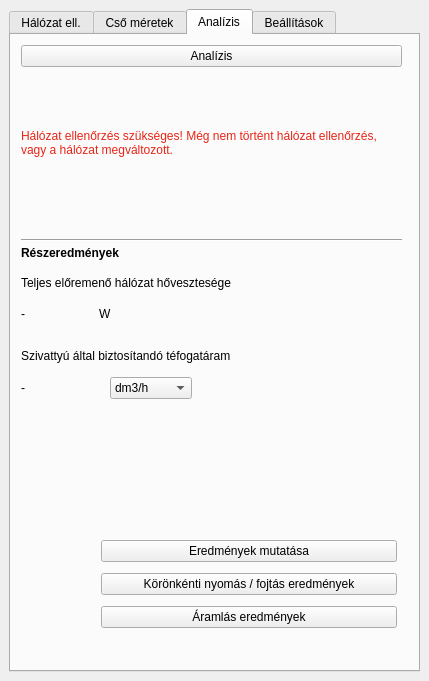
<?xml version="1.0" encoding="UTF-8"?>
<ui version="4.0">
 <class>HmvWidget</class>
 <widget class="QDockWidget" name="HmvWidget">
  <property name="geometry">
   <rect>
    <x>0</x>
    <y>0</y>
    <width>429</width>
    <height>681</height>
   </rect>
  </property>
  <property name="windowTitle">
   <string>HMV Meretezes</string>
  </property>
  <widget class="QWidget" name="dockWidgetContents">
   <layout class="QVBoxLayout" name="verticalLayout_2">
    <item>
     <widget class="QTabWidget" name="tabs_Wdg">
      <property name="tabShape">
       <enum>QTabWidget::Rounded</enum>
      </property>
      <property name="currentIndex">
       <number>2</number>
      </property>
      <widget class="QWidget" name="networkVal_tab">
       <attribute name="title">
        <string>Hálózat ell.</string>
       </attribute>
       <widget class="QWidget" name="layoutWidget">
        <property name="geometry">
         <rect>
          <x>0</x>
          <y>10</y>
          <width>341</width>
          <height>491</height>
         </rect>
        </property>
        <layout class="QVBoxLayout" name="verticalLayout">
         <item>
          <widget class="QPushButton" name="validateStart_btn">
           <property name="text">
            <string>Hálózat ellenőrzés</string>
           </property>
          </widget>
         </item>
         <item>
          <layout class="QHBoxLayout" name="horizontalLayout">
           <item>
            <widget class="QLabel" name="checkStatus_label">
             <property name="text">
              <string>Státusz:</string>
             </property>
            </widget>
           </item>
           <item>
            <widget class="QLabel" name="checkStatusValue_label">
             <property name="text">
              <string>Nem Ellenőrzött</string>
             </property>
            </widget>
           </item>
          </layout>
         </item>
         <item>
          <layout class="QHBoxLayout" name="horizontalLayout_2">
           <item>
            <widget class="QLabel" name="numberOfElements_label">
             <property name="text">
              <string>Összes elem száma:</string>
             </property>
            </widget>
           </item>
           <item>
            <widget class="QLabel" name="numberOfElementsValue_label">
             <property name="text">
              <string>0</string>
             </property>
            </widget>
           </item>
          </layout>
         </item>
         <item>
          <layout class="QHBoxLayout" name="horizontalLayout_3">
           <item>
            <widget class="QLabel" name="numberOfErrElements_label">
             <property name="text">
              <string>Hibás elemek száma:</string>
             </property>
            </widget>
           </item>
           <item>
            <widget class="QLabel" name="numberOfErrElementsValue_label">
             <property name="text">
              <string>0</string>
             </property>
            </widget>
           </item>
          </layout>
         </item>
         <item>
          <widget class="QLabel" name="errElementsList_label">
           <property name="text">
            <string>Hibás elemek (csatlakozás nem megfelelő)</string>
           </property>
          </widget>
         </item>
         <item>
          <widget class="QTableView" name="errElements_table"/>
         </item>
        </layout>
       </widget>
      </widget>
      <widget class="QWidget" name="pipeSize_tab">
       <attribute name="title">
        <string>Cső méretek</string>
       </attribute>
       <widget class="QWidget" name="layoutWidget">
        <property name="geometry">
         <rect>
          <x>0</x>
          <y>0</y>
          <width>331</width>
          <height>501</height>
         </rect>
        </property>
        <layout class="QVBoxLayout" name="sizeListBlock">
         <item>
          <layout class="QHBoxLayout" name="addRemoveButtons">
           <item>
            <widget class="QPushButton" name="addSize_btn">
             <property name="text">
              <string>+</string>
             </property>
            </widget>
           </item>
           <item>
            <widget class="QPushButton" name="removeSize_btn">
             <property name="text">
              <string>-</string>
             </property>
            </widget>
           </item>
           <item>
            <widget class="QLabel" name="label">
             <property name="text">
              <string>Méret hozzáadása:</string>
             </property>
            </widget>
           </item>
           <item>
            <widget class="QLineEdit" name="insertSize_txtField"/>
           </item>
          </layout>
         </item>
         <item>
          <widget class="QListView" name="sizeList"/>
         </item>
        </layout>
       </widget>
      </widget>
      <widget class="QWidget" name="analyze_tab">
       <attribute name="title">
        <string>Analízis</string>
       </attribute>
       <widget class="QLabel" name="label_2">
        <property name="geometry">
         <rect>
          <x>10</x>
          <y>210</y>
          <width>121</width>
          <height>16</height>
         </rect>
        </property>
        <property name="font">
         <font>
          <weight>75</weight>
          <bold>true</bold>
         </font>
        </property>
        <property name="text">
         <string>Részeredmények</string>
        </property>
       </widget>
       <widget class="QLabel" name="label_3">
        <property name="geometry">
         <rect>
          <x>10</x>
          <y>310</y>
          <width>261</width>
          <height>21</height>
         </rect>
        </property>
        <property name="text">
         <string>Szivattyú által biztosítandó téfogatáram</string>
        </property>
       </widget>
       <widget class="Line" name="line">
        <property name="geometry">
         <rect>
          <x>10</x>
          <y>195</y>
          <width>381</width>
          <height>21</height>
         </rect>
        </property>
        <property name="orientation">
         <enum>Qt::Horizontal</enum>
        </property>
       </widget>
       <widget class="QLabel" name="label_10">
        <property name="geometry">
         <rect>
          <x>10</x>
          <y>240</y>
          <width>251</width>
          <height>16</height>
         </rect>
        </property>
        <property name="text">
         <string>Teljes előremenő hálózat hővesztesége</string>
        </property>
       </widget>
       <widget class="QWidget" name="layoutWidget">
        <property name="geometry">
         <rect>
          <x>10</x>
          <y>10</y>
          <width>381</width>
          <height>168</height>
         </rect>
        </property>
        <layout class="QVBoxLayout" name="verticalLayout_3">
         <item>
          <widget class="QPushButton" name="theAnalysis_btn">
           <property name="text">
            <string>Analízis</string>
           </property>
          </widget>
         </item>
         <item>
          <widget class="QLabel" name="verifyNotification_lbl">
           <property name="enabled">
            <bool>true</bool>
           </property>
           <property name="text">
            <string>&lt;html&gt;&lt;head/&gt;&lt;body&gt;&lt;p&gt;&lt;span style=&quot; color:#e82517;&quot;&gt;Hálózat ellenőrzés szükséges! Még nem történt hálózat ellenőrzés, vagy a hálózat megváltozott.&lt;/span&gt;&lt;/p&gt;&lt;/body&gt;&lt;/html&gt;</string>
           </property>
           <property name="wordWrap">
            <bool>true</bool>
           </property>
          </widget>
         </item>
        </layout>
       </widget>
       <widget class="QWidget" name="layoutWidget">
        <property name="geometry">
         <rect>
          <x>10</x>
          <y>340</y>
          <width>171</width>
          <height>26</height>
         </rect>
        </property>
        <layout class="QHBoxLayout" name="horizontalLayout_8">
         <item>
          <widget class="QLabel" name="circFlow_label">
           <property name="text">
            <string>-</string>
           </property>
          </widget>
         </item>
         <item>
          <widget class="QComboBox" name="circFlow_combo">
           <item>
            <property name="text">
             <string>dm3/h</string>
            </property>
           </item>
           <item>
            <property name="text">
             <string>m3/sec</string>
            </property>
           </item>
          </widget>
         </item>
        </layout>
       </widget>
       <widget class="QWidget" name="layoutWidget">
        <property name="geometry">
         <rect>
          <x>10</x>
          <y>270</y>
          <width>91</width>
          <height>18</height>
         </rect>
        </property>
        <layout class="QHBoxLayout" name="horizontalLayout_9">
         <item>
          <widget class="QLabel" name="totalHeatloss_label">
           <property name="sizePolicy">
            <sizepolicy hsizetype="Expanding" vsizetype="Preferred">
             <horstretch>0</horstretch>
             <verstretch>0</verstretch>
            </sizepolicy>
           </property>
           <property name="text">
            <string>-</string>
           </property>
          </widget>
         </item>
         <item>
          <widget class="QLabel" name="label_12">
           <property name="text">
            <string>W</string>
           </property>
          </widget>
         </item>
        </layout>
       </widget>
       <widget class="QWidget" name="verticalLayoutWidget">
        <property name="geometry">
         <rect>
          <x>90</x>
          <y>500</y>
          <width>296</width>
          <height>100</height>
         </rect>
        </property>
        <layout class="QVBoxLayout" name="verticalLayout_5">
         <item>
          <widget class="QPushButton" name="showResults_btn">
           <property name="text">
            <string>Eredmények mutatása</string>
           </property>
          </widget>
         </item>
         <item>
          <widget class="QPushButton" name="showPressureResults_btn">
           <property name="text">
            <string>Körönkénti nyomás / fojtás eredmények</string>
           </property>
          </widget>
         </item>
         <item>
          <widget class="QPushButton" name="showPipeFlowChart_btn">
           <property name="text">
            <string>Áramlás eredmények</string>
           </property>
          </widget>
         </item>
        </layout>
       </widget>
      </widget>
      <widget class="QWidget" name="settings_tab">
       <attribute name="title">
        <string>Beállítások</string>
       </attribute>
       <widget class="QWidget" name="layoutWidget">
        <property name="geometry">
         <rect>
          <x>170</x>
          <y>0</y>
          <width>210</width>
          <height>32</height>
         </rect>
        </property>
        <layout class="QHBoxLayout" name="horizontalLayout_4">
         <item>
          <widget class="QPushButton" name="resetSettings_btn">
           <property name="text">
            <string>Visszaállítás</string>
           </property>
          </widget>
         </item>
         <item>
          <widget class="QPushButton" name="saveSettings_btn">
           <property name="text">
            <string>Mentés</string>
           </property>
          </widget>
         </item>
        </layout>
       </widget>
       <widget class="QWidget" name="layoutWidget">
        <property name="geometry">
         <rect>
          <x>20</x>
          <y>200</y>
          <width>297</width>
          <height>118</height>
         </rect>
        </property>
        <layout class="QHBoxLayout" name="horizontalLayout_5">
         <item>
          <layout class="QVBoxLayout" name="verticalLayout_4">
           <item>
            <widget class="QLabel" name="label_8">
             <property name="text">
              <string>Sűrűség</string>
             </property>
            </widget>
           </item>
           <item>
            <widget class="QLabel" name="label_6">
             <property name="text">
              <string>Fajhő</string>
             </property>
            </widget>
           </item>
           <item>
            <widget class="QLabel" name="label_4">
             <property name="text">
              <string>Δϑ</string>
             </property>
            </widget>
           </item>
           <item>
            <widget class="QLabel" name="label_11">
             <property name="text">
              <string>Csősebesség</string>
             </property>
            </widget>
           </item>
          </layout>
         </item>
         <item>
          <layout class="QVBoxLayout" name="verticalLayout_6">
           <item>
            <widget class="QLineEdit" name="density_txtField"/>
           </item>
           <item>
            <widget class="QLineEdit" name="specificHeat_txtField"/>
           </item>
           <item>
            <widget class="QLineEdit" name="deltaTheta_txtField"/>
           </item>
           <item>
            <widget class="QLineEdit" name="pipeSpeedLimit_txtField"/>
           </item>
          </layout>
         </item>
         <item>
          <layout class="QVBoxLayout" name="verticalLayout_7">
           <item>
            <widget class="QLabel" name="label_9">
             <property name="text">
              <string>kg/m3</string>
             </property>
            </widget>
           </item>
           <item>
            <widget class="QLabel" name="label_7">
             <property name="text">
              <string>J/kgK</string>
             </property>
            </widget>
           </item>
           <item>
            <widget class="QLabel" name="label_5">
             <property name="text">
              <string>K</string>
             </property>
            </widget>
           </item>
           <item>
            <widget class="QLabel" name="label_13">
             <property name="text">
              <string>m/s</string>
             </property>
            </widget>
           </item>
          </layout>
         </item>
        </layout>
       </widget>
       <widget class="QLabel" name="label_14">
        <property name="geometry">
         <rect>
          <x>20</x>
          <y>170</y>
          <width>121</width>
          <height>16</height>
         </rect>
        </property>
        <property name="text">
         <string>Kiindulási adatok</string>
        </property>
       </widget>
       <widget class="QLabel" name="label_17">
        <property name="geometry">
         <rect>
          <x>20</x>
          <y>50</y>
          <width>101</width>
          <height>16</height>
         </rect>
        </property>
        <property name="text">
         <string>Réteg választás</string>
        </property>
       </widget>
       <widget class="QPushButton" name="refreshLayers_btn">
        <property name="geometry">
         <rect>
          <x>300</x>
          <y>60</y>
          <width>31</width>
          <height>31</height>
         </rect>
        </property>
        <property name="styleSheet">
         <string notr="true">border-image : url(:/refresh/refresh.svg) 0 0 0 0 stretch stretch;</string>
        </property>
        <property name="text">
         <string/>
        </property>
       </widget>
       <widget class="QWidget" name="layoutWidget">
        <property name="geometry">
         <rect>
          <x>20</x>
          <y>80</y>
          <width>271</width>
          <height>58</height>
         </rect>
        </property>
        <layout class="QHBoxLayout" name="horizontalLayout_6">
         <item>
          <layout class="QVBoxLayout" name="verticalLayout_8">
           <item>
            <widget class="QLabel" name="label_15">
             <property name="text">
              <string>Elemek QGIS réteg:</string>
             </property>
            </widget>
           </item>
           <item>
            <widget class="QLabel" name="label_16">
             <property name="text">
              <string>Csőhálózat QGIS réteg:</string>
             </property>
            </widget>
           </item>
          </layout>
         </item>
         <item>
          <layout class="QVBoxLayout" name="verticalLayout_9">
           <item>
            <widget class="QComboBox" name="nodeLayerSelect_combo"/>
           </item>
           <item>
            <widget class="QComboBox" name="pipeLayerSelect_combo"/>
           </item>
          </layout>
         </item>
        </layout>
       </widget>
       <widget class="Line" name="line_2">
        <property name="geometry">
         <rect>
          <x>10</x>
          <y>150</y>
          <width>381</width>
          <height>16</height>
         </rect>
        </property>
        <property name="orientation">
         <enum>Qt::Horizontal</enum>
        </property>
       </widget>
      </widget>
     </widget>
    </item>
   </layout>
  </widget>
 </widget>
 <resources>
  <include location="refresh.qrc"/>
 </resources>
 <connections/>
</ui>
